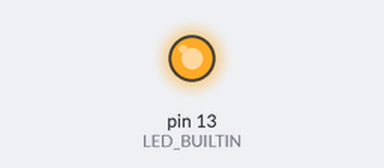
The sketch below on a simulated Arduino Uno, built with avr-gcc and run on an emulated ATmega328P. Parts: output pins drawn as LEDs (lit = HIGH).

Above: at 0.5 s.
At 29.0 s:
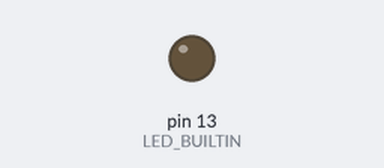
Timing chart, 0 to 41.6 s (numbered marks = the images above):
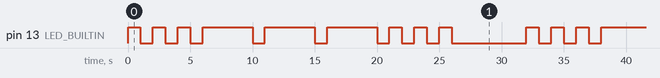

Measured:
- by itself, pin 13 (LED_BUILTIN): repeats every 32.0 s: 2 × (LOW 1.0 s, HIGH 1.0 s), 3 × (LOW 1.0 s, HIGH 4.0 s), 3 × (LOW 1.0 s, HIGH 1.0 s), LOW 6.0 s, HIGH 1.0 s
- by itself, everything shown: repeats every 32.0 s, in 18 steps

The sketch:

SOSLed.ino
```cpp
/*
  SOSLed

  Use LED to sinalize SOS with morse code.

  Created by Sanarielsen at 12 Sep 2023
*/

// the setup function runs once when you press reset or power the board
void setup() {
  // initialize digital pin LED_BUILTIN as an output.
  pinMode(LED_BUILTIN, OUTPUT);
}

// the loop function runs over and over again forever
void loop() {

  //SOS request is resumed to three short light signal
  generateFlashLight(3);
  //... after three long light signal
  generateLongLight(3);
  //... and finally three short light signal again
  generateFlashLight(3);
  //Time for reset the signal
  delay(5000);
}

void generateFlashLight(int times) {

  for (int i=0;i<times; i++) {
    digitalWrite(LED_BUILTIN, HIGH);
    delay(1000);
    digitalWrite(LED_BUILTIN, LOW);
    delay(1000);
  }
}

void generateLongLight(int times) {

  for (int i=0;i<times; i++) {
    digitalWrite(LED_BUILTIN, HIGH);
    delay(4000);
    digitalWrite(LED_BUILTIN, LOW);
    delay(1000);
  }
}
```
